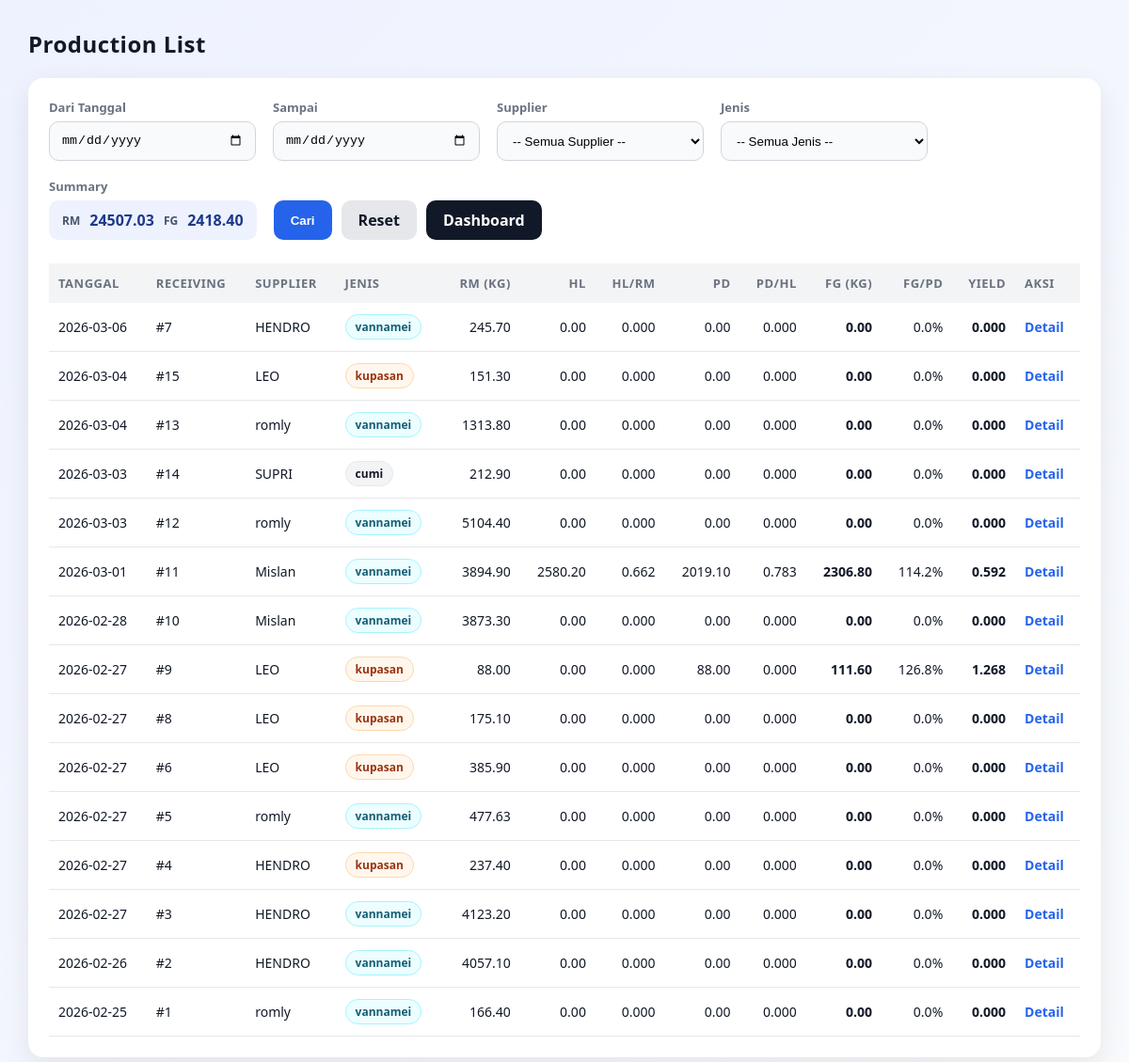
Before: /production/list with the older database file.
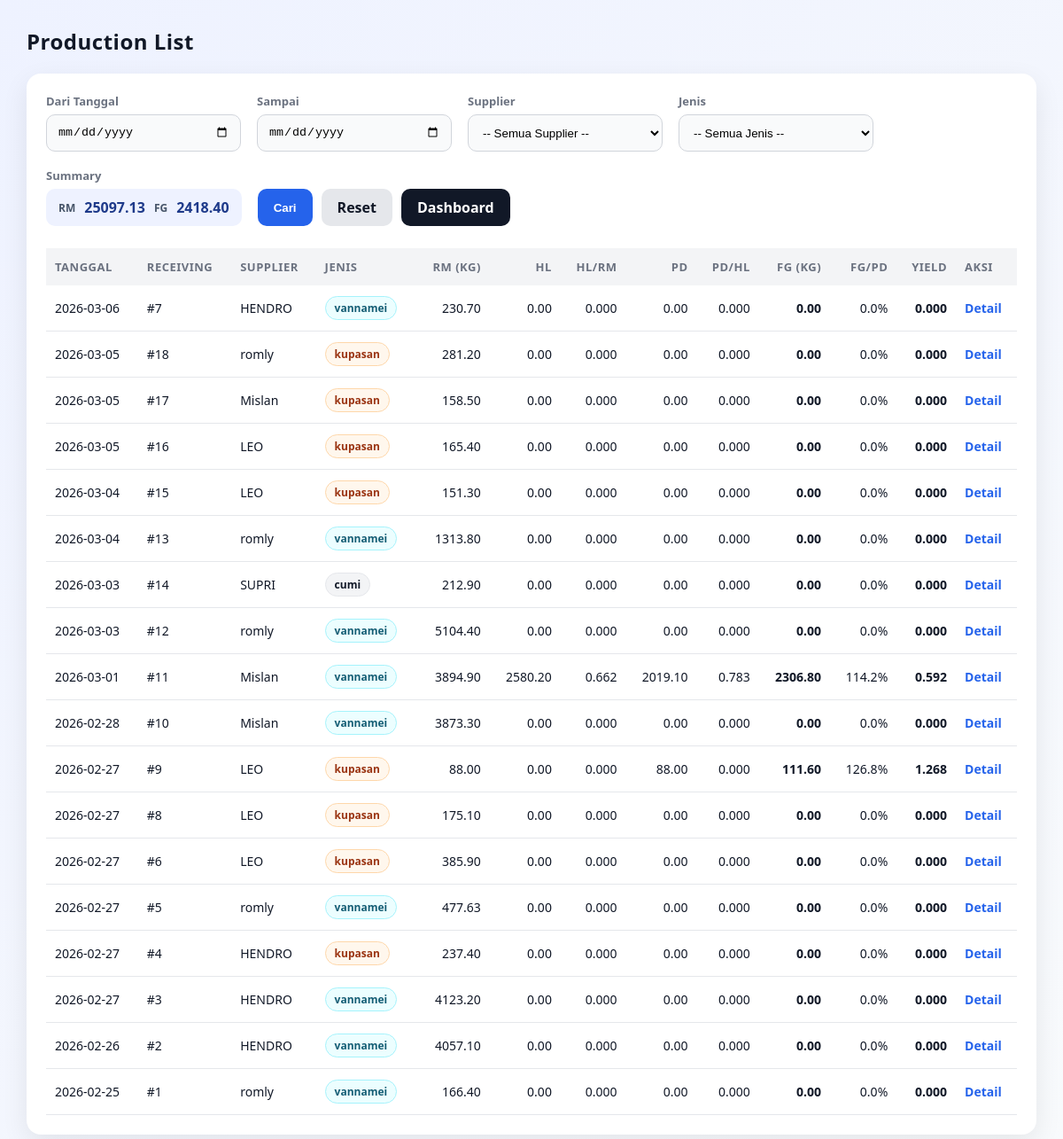
After: the same page with the newer database file.
### tables this page shows
CREATE TABLE receiving_header (
            id INTEGER PRIMARY KEY AUTOINCREMENT,
            receiving_no INTEGER NOT NULL UNIQUE,
            tanggal TEXT NOT NULL,
            supplier TEXT NOT NULL,
            jenis TEXT NOT NULL,
            fiber REAL DEFAULT 0,
            created_at TEXT DEFAULT (datetime('now','localtime'))
        );

### production/routes.py (the view)
@production_bp.route("/list")
def production_list():
    start = (request.args.get("start") or "").strip()
    end = (request.args.get("end") or "").strip()
    supplier = (request.args.get("supplier") or "").strip()
    jenis = (request.args.get("jenis") or "").strip().lower()
    conn = get_conn()
    try:
        rows = conn.execute("""
            SELECT
                rh.tanggal,
                rh.id AS receiving_id,
                rh.receiving_no,
                rh.supplier,
                rh.jenis,

                COALESCE(rm.rm_kg, 0) AS rm_kg,
                COALESCE(p.hl_kg, 0) AS hl_kg,
                COALESCE(pack.pd_kg, 0) AS pd_kg,
                COALESCE(pack.fg_kg, 0) AS fg_kg

            FROM receiving_header rh

            LEFT JOIN (
                SELECT header_id, SUM(netto) AS rm_kg
                FROM receiving_item
                GROUP BY header_id
            ) rm ON rm.header_id = rh.id

            LEFT JOIN production p ON p.receiving_id = rh.id

            LEFT JOIN (
                SELECT
                    production_id,
                    SUM(kupas_kg) AS pd_kg,
                    SUM((mc_qty * packs_per_mc + pack_qty) * pack_weight_g / 1000.0) AS fg_kg
                FROM production_packing
                GROUP BY production_id
            ) pack ON pack.production_id = p.id

            WHERE 1=1
              AND (? = '' OR rh.tanggal >= ?)
              AND (? = '' OR rh.tanggal <= ?)
              AND (? = '' OR LOWER(rh.supplier) = LOWER(?))
              AND (? = '' OR LOWER(rh.jenis) = ?)

            ORDER BY rh.tanggal DESC, rh.id DESC
        """, (
            start, start,
            end, end,
            supplier, supplier,
            jenis, jenis
        )).fetchall()
        rows = [dict(r) for r in rows]
        total_rm = sum((r.get("rm_kg") or 0) for r in rows)
        total_fg = sum((r.get("fg_kg") or 0) for r in rows)
        return render_template(
            "production/list.html",
            rows=rows,
            start=start,
            end=end,
            supplier=supplier,
            jenis=jenis,
            total_rm=total_rm,
            total_fg=total_fg
        )
    finally:
        conn.close()

### helpers/db.py (called while the page is built)
def get_conn():
    conn = sqlite3.connect(DB_PATH, timeout=30)
    conn.row_factory = sqlite3.Row
    conn.execute("PRAGMA foreign_keys = ON;")
    conn.execute("PRAGMA journal_mode = WAL;")
    return conn

### templates/production/list.html (shortened to what this page needs)
<!doctype html>
<html lang="id">
<head>
</head>
<body>
<div class="top">
  <h2>Production List</h2>
</div>
<div class="card">
  <form method="get" action="/production/list" class="filter-row">
    <div class="filter-item">
      <label>Dari Tanggal</label>
      <input type="date" name="start" value="{{ start or '' }}">
    </div>
    <div class="filter-item">
      <label>Sampai</label>
      <input type="date" name="end" value="{{ end or '' }}">
    </div>
    <div class="filter-item">
      <label>Supplier</label>
      <select id="supplier" name="supplier"></select>
    </div>
    <div class="filter-item">
      <label>Jenis</label>
      <select id="jenis" name="jenis"></select>
    </div>
    <div class="filter-item">
      <label>Summary</label>
      <div class="summary-pill">
        <span>RM</span> {{ "%.2f"|format(total_rm or 0) }}
        <span>FG</span> {{ "%.2f"|format(total_fg or 0) }}
      </div>
    </div>
    <div class="filter-actions">
      <button class="btn btn-primary" type="submit">Cari</button>
      <a class="btn btn-ghost" href="/production/list">Reset</a>
      <a class="btn btn-secondary" href="/dashboard">Dashboard</a>
    </div>
  </form>
  <table>
    <thead>
      <tr>
        <th>Tanggal</th>
        <th>Receiving</th>
        <th>Supplier</th>
        <th>Jenis</th>
        <th class="right">RM (kg)</th>
        <th class="right">HL</th>
        <th class="right">HL/RM</th>
        <th class="right">PD</th>
        <th class="right">PD/HL</th>
        <th class="right">FG (kg)</th>
        <th class="right">FG/PD</th>
        <th class="right">Yield</th>
        <th>Aksi</th>
      </tr>
    </thead>
    <tbody>
      {% for r in rows %}
        {% set rm = r.rm_kg or 0 %}
        {% set hl = r.hl_kg or 0 %}
        {% set pd = r.pd_kg or 0 %}
        {% set fg = r.fg_kg or 0 %}
        <tr>
          <td>{{ r.tanggal }}</td>
          <td>#{{ r.receiving_id }}</td>
          <td>{{ r.supplier }}</td>
          <td>
            {% set j = (r.jenis or '')|lower %}
            <span class="pill {{ j }}">{{ r.jenis or '-' }}</span>
          </td>
          <td class="right">{{ "%.2f"|format(rm) }}</td>
          <td class="right">{{ "%.2f"|format(hl) }}</td>
          <td class="right">{{ "%.3f"|format(hl/rm if rm>0 else 0) }}</td>
          <td class="right">{{ "%.2f"|format(pd) }}</td>
          <td class="right">{{ "%.3f"|format(pd/hl if hl>0 else 0) }}</td>
          <td class="right total-bold">{{ "%.2f"|format(fg) }}</td>
          <td class="right">{{ "%.1f"|format((fg/pd*100) if pd>0 else 0) }}%</td>
          <td class="right total-bold">{{ "%.3f"|format(fg/rm if rm>0 else 0) }}</td>
          <td>
            <div class="aksi">
              <a href="/production/detail/{{ r.receiving_id }}">Detail</a>
            </div>
          </td>
        </tr>
      {% endfor %}
    </tbody>
  </table>
</div>
</body>
</html>

### templates/production/list.html (style rules this page uses)
* { box-sizing:border-box }
body { font-family: system-ui, -apple-system, 'Segoe UI', Arial, sans-serif; margin:0; padding:30px; background:linear-gradient(135deg,#eef2ff,#f8fafc); color:#111827; }
h2 { margin:0;font-weight:800;letter-spacing:.5px }
.top { display:flex;justify-content:space-between;align-items:center;margin-bottom:20px }
.card { background:#fff;border-radius:16px;padding:22px;box-shadow:0 10px 30px rgba(0,0,0,.08) }
.filter-row { display:flex;flex-wrap:wrap;gap:18px;align-items:flex-end }
.filter-item { display:flex;flex-direction:column;gap:6px }
.filter-item label { font-size:13px;font-weight:600;color:#6b7280 }
.filter-item input,.filter-item select { width:220px;height:42px;padding:10px 12px;border-radius:10px;border:1px solid #d1d5db; background:#f9fafb;transition:.2s }
.summary-pill { height:42px;display:flex;align-items:center;justify-content:flex-end; padding:0 14px;border-radius:10px;background:#eef2ff; font-weight:800;color:#1e3a8a;gap:10px }
.summary-pill span { font-size:12px;color:#475569;font-weight:700 }
.filter-actions { display:flex;gap:10px;flex-wrap:wrap }
.btn { height:42px;padding:0 18px;border-radius:10px;border:none;cursor:pointer; font-weight:700;transition:.2s;display:flex;align-items:center;justify-content:center; text-decoration:none }
.btn-primary { background:#2563eb;color:#fff }
.btn-secondary { background:#111827;color:#fff }
.btn-ghost { background:#e5e7eb;color:#111827 }
table { width:100%;border-collapse:collapse;margin-top:25px;font-size:14px }
thead { background:#f3f4f6 }
th,td { padding:12px 10px;text-align:left }
th { font-size:13px;text-transform:uppercase;letter-spacing:.5px;color:#6b7280 }
tbody tr { border-bottom:1px solid #e5e7eb;transition:.15s }
.right { text-align:right }
.total-bold { font-weight:800;color:#111827 }
.pill { display:inline-block;padding:4px 10px;border-radius:999px;font-size:12px;font-weight:700; background:#f3f4f6;color:#111827;border:1px solid #e5e7eb }
.pill.vannamei { background:#ecfeff;border-color:#a5f3fc;color:#155e75 }
.pill.kupasan { background:#fff7ed;border-color:#fed7aa;color:#9a3412 }
.aksi { display:flex;gap:12px }
.aksi a { font-weight:600;color:#2563eb;text-decoration:none }

Changed rows visible on the page:
computed for receiving_header id 7: rm "245.70" → "230.70"
added receiving_header: tanggal "2026-03-05", receiving_id "18", supplier "romly", jenis "kupasan", rm "281.20", hl "0.00", hl "0.000", pd "0.00", pd "0.000", fg "0.00", value "0.0", fg "0.000"
added receiving_header: tanggal "2026-03-05", receiving_id "17", supplier "Mislan", jenis "kupasan", rm "158.50", hl "0.00", hl "0.000", pd "0.00", pd "0.000", fg "0.00", value "0.0", fg "0.000"
added receiving_header: tanggal "2026-03-05", receiving_id "16", supplier "LEO", jenis "kupasan", rm "165.40", hl "0.00", hl "0.000", pd "0.00", pd "0.000", fg "0.00", value "0.0", fg "0.000"
Other visible differences:
{{ "%.2f"|format(total_rm or 0) }}: "24507.03" → "25097.13"
